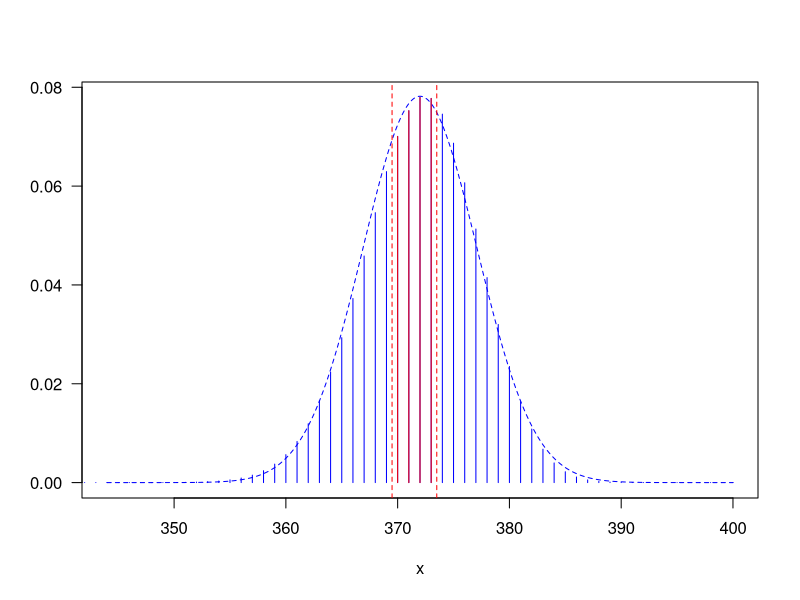
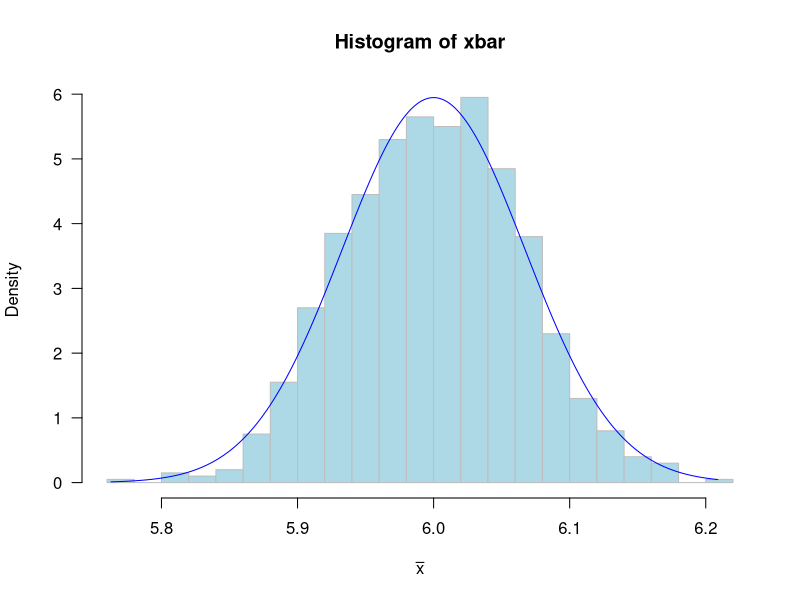
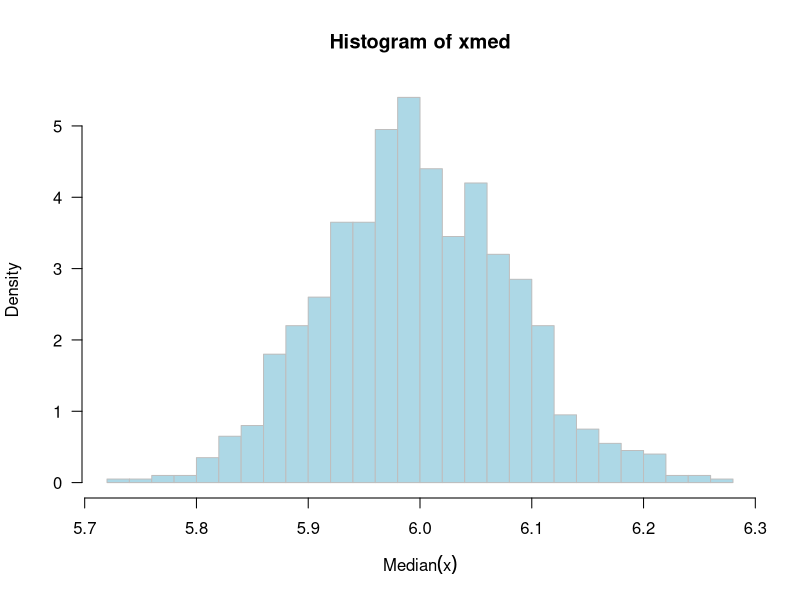
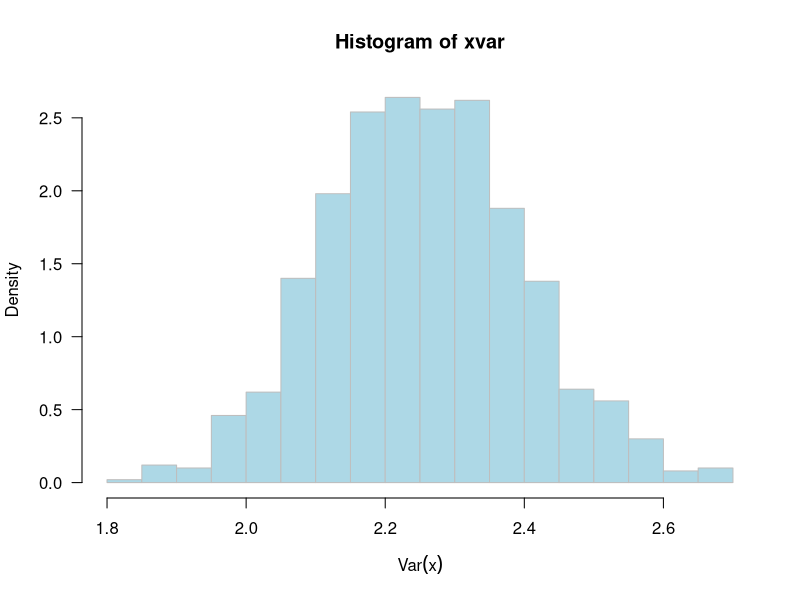
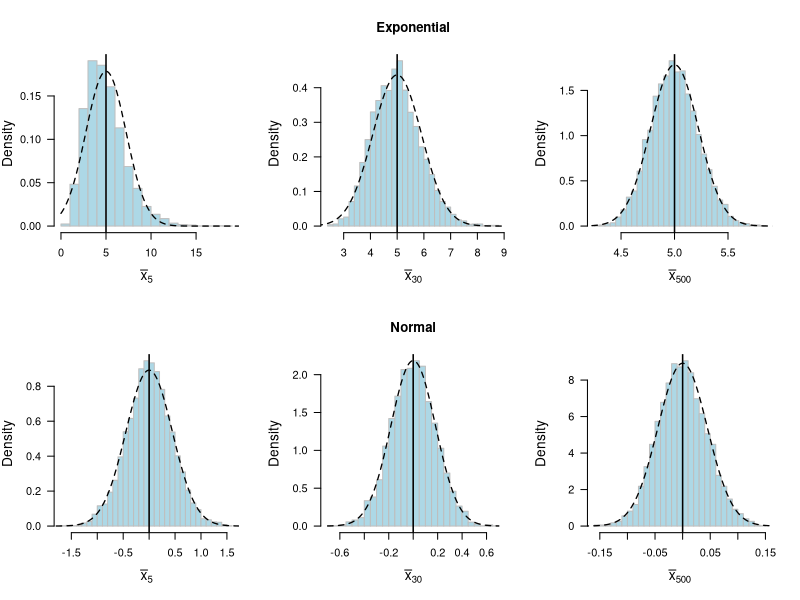

Write R code to recreate these figures, in order.
## ---- chunk 1
knitr::opts_chunk$set(echo = TRUE)
## ---- chunk 2
n = 400; p = 0.93
sum(dbinom(370:373, n, p))
pbinom(373, n, p) - pbinom(369, n, p)

mu = n * p; sigma = sqrt(n * p * (1 - p)) 
pnorm(373.5, mu, sigma) - pnorm(369.5, mu, sigma)

plot(0:400, dbinom(0:400, n, p), type = "h", las = 1,
     xlim = c(344, 400), xlab = "x", ylab = "", col = "blue")
xg <- seq(344, 400, 0.1); yg <- dnorm(xg, mu, sigma)
lines(xg, yg, col = "blue", lty = 2)
abline(v = c(369.5, 373.5), lty = 2, col = "red")
lines(370:373, dbinom(370:373, n, p), type = "h", col = "red")
## ---- chunk 3
set.seed(123)
x <- replicate(1000, rnorm(500, 6, 1.5))
xbar <- apply(x, 2, mean)
hist(xbar, 30, col = "lightblue", border = "gray", prob = T,
     las = 1, xlab = expression(bar(x)))
xg <- seq(min(xbar), max(xbar), len = 1001); yg = dnorm(xg, 6, 1.5 / sqrt(500))
lines(xg, yg, col = "blue")

xmed <- apply(x, 2, median)
hist(xmed, 30, col = "lightblue", border = "gray", prob = T,
     las = 1, xlab = expression("Median"(x)))

xvar <- apply(x, 2, var)
hist(xvar, 30, col = "lightblue", border = "gray", prob = T,
     las = 1, xlab = expression("Var"(x)))
## ---- chunk 4
set.seed(123)
simExp <- replicate(5000, rexp(n = 5000, 0.2))

xbarEX5 <- apply(simExp[1:5,], 2, mean)
xbarEX30 <- apply(simExp[1:30,], 2, mean)
xbarEX100 <- apply(simExp[1:100,], 2, mean)
xbarEX500 <- apply(simExp[1:500,], 2, mean)
xbarEX5000 <- apply(simExp, 2, mean)


par(mfrow = c(2, 3), las = 1)
hist(xbarEX5, 24, prob = T, main = "", xlab = expression(bar(x)[5]),
     ylab = "Density", border = "gray", col = "lightblue", cex.lab = 1.25)
abline(v = 5, lwd = 1.5)
xgEX5 <- seq(0, 20, length.out = 1000)
lines(xgEX5, dnorm(xgEX5, mean = 5, sd = 5 / sqrt(5)), lty = 2, lwd = 1.3)
hist(xbarEX30, 24, prob = T, main = "Exponential", xlab = expression(bar(x)[30]),
     ylab = "Density", border = "gray", col = "lightblue", cex.lab = 1.25)
abline(v = 5, lwd = 1.5)
xgEX30 <- seq(2, 10, length.out = 1000)
lines(xgEX30, dnorm(xgEX30, mean = 5, sd = 5 / sqrt(30)), lty = 2, lwd = 1.3)
hist(xbarEX500, 24, prob = T, main = "", xlab = expression(bar(x)[500]),
     ylab = "Density", border = "gray", col = "lightblue", cex.lab = 1.25)
abline(v = 5, lwd = 1.5)
xgEX500 <- seq(4, 6, length.out = 1000)
lines(xgEX30, dnorm(xgEX30, mean = 5, sd = 5 / sqrt(500)), lty = 2, lwd = 1.3)

set.seed(123)
simN <- replicate(5000, rnorm(n = 500))

xbarN5 <- apply(simN[1:5,], 2, mean)
xbarN30 <- apply(simN[1:30,], 2, mean)
xbarN500 <- apply(simN[1:500,], 2, mean)


hist(xbarN5, 24, prob = T, main = "", xlab = expression(bar(x)[5]),
     ylab = "Density", border = "gray", col = "lightblue", cex.lab = 1.25)
abline(v = 0, lwd = 1.5)
xgN5 <- seq(-2, 2, length.out = 1000)
lines(xgN5, dnorm(xgN5, mean = 0, sd = 1 / sqrt(5)), lty = 2, lwd = 1.3)
hist(xbarN30, 24, prob = T, main = "Normal", xlab = expression(bar(x)[30]),
     ylab = "Density", border = "gray", col = "lightblue", cex.lab = 1.25)
abline(v = 0, lwd = 1.5)
xgN30 <- seq(-0.7, 0.7, length.out = 1000)
lines(xgN30, dnorm(xgN30, mean = 0, sd = 1 / sqrt(30)), lty = 2, lwd = 1.3)
hist(xbarN500, 24, prob = T, main = "", xlab = expression(bar(x)[500]),
     ylab = "Density", border = "gray", col = "lightblue", cex.lab = 1.25)
abline(v = 0, lwd = 1.5)
xgN500 <- seq(-0.2, 0.2, length.out = 1000)
lines(xgN500, dnorm(xgN500, mean = 0, sd = 1 / sqrt(500)), lty = 2, lwd = 1.3)
